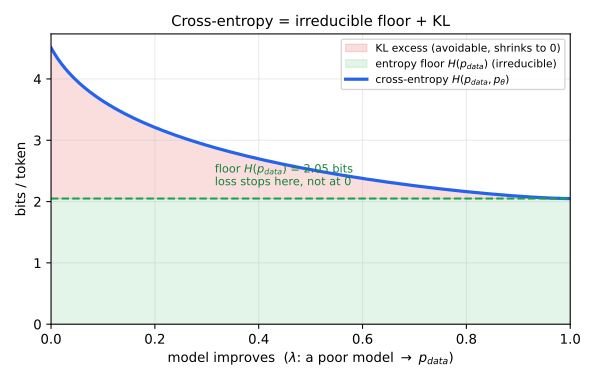

This chart was generated by the following Python code:
"""Cross-entropy = irreducible entropy floor H(p) + KL(p||q): the loss
cannot reach zero.

Section 3.1, Eq (2) and the "why the data's own entropy cancels" note.
For a fixed true categorical p over a small alphabet, a model q_lambda
improves from a poor initial guess (lambda=0) toward the data (lambda=1):

  q_lambda = (1 - lambda) * q_poor + lambda * p.

As the model approaches the data, KL(p || q_lambda) -> 0 and the
cross-entropy H(p, q_lambda) descends to the irreducible floor H(p) --
never to zero.  The shaded band is the avoidable KL excess; the floor is
the data's own entropy (its intrinsic unpredictability), the part of the
loss that training can never remove.  This is the discrete analogue of an
estimator's irreducible noise floor: you drive the model mismatch (KL) to
zero, never the source's own uncertainty.

All quantities are computed exactly from p and q_lambda.  No randomness.

Outputs:
  cross-entropy-floor-kl.svg
  cross-entropy-floor-kl.json
"""
import json
import pathlib

import numpy as np
import matplotlib
matplotlib.use("Agg")
import matplotlib.pyplot as plt

HERE = pathlib.Path(__file__).resolve().parent

# Fixed skewed true next-token distribution over 6 symbols, and a poor
# initial model that is roughly its reverse (high mass on rare symbols).
p = np.array([0.45, 0.25, 0.15, 0.08, 0.05, 0.02])
q_poor = np.array([0.02, 0.05, 0.08, 0.15, 0.25, 0.45])


def entropy(d):
    d = d[d > 0]
    return -np.sum(d * np.log2(d))


def cross_entropy(p, q):
    return -np.sum(p * np.log2(q))


def kl(p, q):
    m = p > 0
    return np.sum(p[m] * np.log2(p[m] / q[m]))


lam = np.linspace(0.0, 1.0, 400)
H_floor = entropy(p)
CE = np.array([cross_entropy(p, (1 - L) * q_poor + L * p) for L in lam])
KLv = np.array([kl(p, (1 - L) * q_poor + L * p) for L in lam])

data = {
    "p": p.tolist(),
    "q_poor": q_poor.tolist(),
    "lambda": lam.tolist(),
    "cross_entropy": CE.tolist(),
    "kl": KLv.tolist(),
    "H_floor": float(H_floor),
}
with open(HERE / "cross-entropy-floor-kl.json", "w") as f:
    json.dump(data, f, indent=1)

fig, ax = plt.subplots(figsize=(6.2, 4.0))
ax.fill_between(lam, H_floor, CE, color="#dc2626", alpha=0.15,
                label="KL excess (avoidable, shrinks to 0)")
ax.fill_between(lam, 0, H_floor, color="#16a34a", alpha=0.12,
                label=r"entropy floor $H(p_{data})$ (irreducible)")
ax.plot(lam, CE, color="#2563eb", lw=2.4,
        label=r"cross-entropy $H(p_{data}, p_\theta)$")
ax.axhline(H_floor, color="#16a34a", lw=1.5, ls="--")
ax.annotate(f"floor $H(p_{{data}})$ = {H_floor:.2f} bits\nloss stops here, not at 0",
            (0.30, H_floor), textcoords="offset points", xytext=(6, 10),
            fontsize=8.5, color="#15803d")

ax.set_xlabel(r"model improves  ($\lambda$: a poor model $\to$ $p_{data}$)")
ax.set_ylabel("bits / token")
ax.set_title("Cross-entropy = irreducible floor + KL", fontsize=11)
ax.set_xlim(0, 1)
ax.set_ylim(0, cross_entropy(p, q_poor) * 1.05)
ax.legend(fontsize=8, loc="upper right")
ax.grid(True, alpha=0.25)
fig.tight_layout()
fig.savefig(HERE / "cross-entropy-floor-kl.svg")
print(f"wrote cross-entropy-floor-kl.svg / .json  (H_floor={H_floor:.4f} bits, "
      f"CE_start={cross_entropy(p, q_poor):.4f})")
